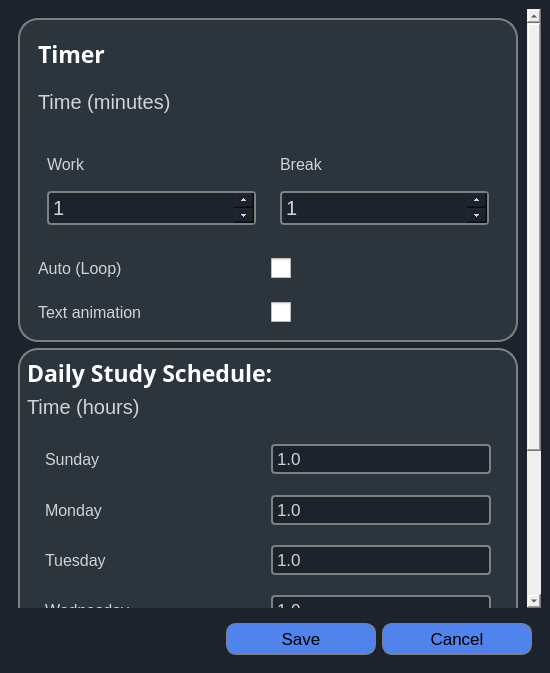
<?xml version="1.0" encoding="UTF-8"?>
<ui version="4.0">
 <class>MainWindow</class>
 <widget class="QMainWindow" name="MainWindow">
  <property name="geometry">
   <rect>
    <x>0</x>
    <y>0</y>
    <width>550</width>
    <height>673</height>
   </rect>
  </property>
  <property name="minimumSize">
   <size>
    <width>550</width>
    <height>600</height>
   </size>
  </property>
  <property name="maximumSize">
   <size>
    <width>23424</width>
    <height>23424</height>
   </size>
  </property>
  <property name="windowTitle">
   <string>MainWindow</string>
  </property>
  <widget class="QWidget" name="centralwidget">
   <property name="styleSheet">
    <string notr="true">*{
border:none;

}

#centralwidget{
background-color: rgb(29, 35, 44);
}

#scrollAreaWidgetContents{
background-color: rgb(29, 35, 44);
}

QLabel{
color: lightgrey
}

QSpinBox, QDoubleSpinBox{
background-color:rgb(29, 35, 44);
color: lightgrey;
border: 2px solid grey; /* Border color */
border-radius: 4px; /* Border radius */
padding: 2px;
}

QSpinBox::up-button, QSpinBox::down-button {
width: 20px; /* Width of the up and down buttons */
}

QCheckBox{
 spacing: 5px;
}

QCheckBox::indicator {
width: 20px;
height: 20px;
}


#timerContainer{
border: 2px solid grey;
border-radius : 20px;
background-color: rgb(44, 52, 60)
}

#DaysContainer{
border: 2px solid grey;
border-radius : 20px;
background-color: rgb(44, 52, 60)
}

#TimerLabel{
color : white
}

#DaysLabel{
color : white
}

#saveButton, #cancelButton{
background-color: rgb(80, 132, 236);
border: 1px solid grey;
border-radius: 10px;
padding: 5px
}
</string>
   </property>
   <layout class="QVBoxLayout" name="verticalLayout_7">
    <item>
     <widget class="QScrollArea" name="scrollArea">
      <property name="horizontalScrollBarPolicy">
       <enum>Qt::ScrollBarAlwaysOff</enum>
      </property>
      <property name="widgetResizable">
       <bool>true</bool>
      </property>
      <widget class="QWidget" name="scrollAreaWidgetContents">
       <property name="geometry">
        <rect>
         <x>0</x>
         <y>-260</y>
         <width>507</width>
         <height>843</height>
        </rect>
       </property>
       <layout class="QVBoxLayout" name="verticalLayout_2" stretch="0,0">
        <item>
         <widget class="QFrame" name="timerContainer">
          <property name="frameShape">
           <enum>QFrame::StyledPanel</enum>
          </property>
          <property name="frameShadow">
           <enum>QFrame::Raised</enum>
          </property>
          <layout class="QVBoxLayout" name="verticalLayout_6">
           <item>
            <widget class="QFrame" name="frame">
             <property name="frameShape">
              <enum>QFrame::StyledPanel</enum>
             </property>
             <property name="frameShadow">
              <enum>QFrame::Raised</enum>
             </property>
             <layout class="QVBoxLayout">
              <property name="spacing">
               <number>20</number>
              </property>
              <item>
               <widget class="QLabel" name="TimerLabel">
                <property name="maximumSize">
                 <size>
                  <width>16777215</width>
                  <height>40</height>
                 </size>
                </property>
                <property name="font">
                 <font>
                  <family>Segoe Print</family>
                  <pointsize>17</pointsize>
                  <weight>75</weight>
                  <bold>true</bold>
                 </font>
                </property>
                <property name="styleSheet">
                 <string notr="true"/>
                </property>
                <property name="text">
                 <string>Timer</string>
                </property>
               </widget>
              </item>
              <item>
               <widget class="QLabel" name="label_2">
                <property name="font">
                 <font>
                  <pointsize>15</pointsize>
                 </font>
                </property>
                <property name="text">
                 <string>Time (minutes)</string>
                </property>
               </widget>
              </item>
              <item>
               <widget class="QFrame" name="frame_2">
                <property name="minimumSize">
                 <size>
                  <width>0</width>
                  <height>100</height>
                 </size>
                </property>
                <property name="frameShape">
                 <enum>QFrame::StyledPanel</enum>
                </property>
                <property name="frameShadow">
                 <enum>QFrame::Raised</enum>
                </property>
                <layout class="QHBoxLayout" name="horizontalLayout">
                 <property name="leftMargin">
                  <number>0</number>
                 </property>
                 <property name="topMargin">
                  <number>0</number>
                 </property>
                 <property name="rightMargin">
                  <number>0</number>
                 </property>
                 <property name="bottomMargin">
                  <number>0</number>
                 </property>
                 <item>
                  <widget class="QFrame" name="frame_3">
                   <property name="frameShape">
                    <enum>QFrame::StyledPanel</enum>
                   </property>
                   <property name="frameShadow">
                    <enum>QFrame::Raised</enum>
                   </property>
                   <layout class="QVBoxLayout" name="verticalLayout_5">
                    <item>
                     <widget class="QLabel" name="label_3">
                      <property name="font">
                       <font>
                        <pointsize>12</pointsize>
                        <weight>50</weight>
                        <italic>false</italic>
                        <bold>false</bold>
                       </font>
                      </property>
                      <property name="text">
                       <string>Work</string>
                      </property>
                     </widget>
                    </item>
                    <item>
                     <widget class="QSpinBox" name="pomodoroSpinBox">
                      <property name="minimumSize">
                       <size>
                        <width>0</width>
                        <height>30</height>
                       </size>
                      </property>
                      <property name="font">
                       <font>
                        <pointsize>15</pointsize>
                       </font>
                      </property>
                      <property name="minimum">
                       <number>1</number>
                      </property>
                      <property name="maximum">
                       <number>999</number>
                      </property>
                     </widget>
                    </item>
                   </layout>
                  </widget>
                 </item>
                 <item>
                  <widget class="QFrame" name="frame_4">
                   <property name="frameShape">
                    <enum>QFrame::StyledPanel</enum>
                   </property>
                   <property name="frameShadow">
                    <enum>QFrame::Raised</enum>
                   </property>
                   <layout class="QVBoxLayout" name="verticalLayout_4">
                    <item>
                     <widget class="QLabel" name="label_4">
                      <property name="font">
                       <font>
                        <pointsize>12</pointsize>
                       </font>
                      </property>
                      <property name="text">
                       <string>Break</string>
                      </property>
                     </widget>
                    </item>
                    <item>
                     <widget class="QSpinBox" name="shortBreakSpinBox">
                      <property name="minimumSize">
                       <size>
                        <width>0</width>
                        <height>30</height>
                       </size>
                      </property>
                      <property name="font">
                       <font>
                        <pointsize>15</pointsize>
                       </font>
                      </property>
                      <property name="minimum">
                       <number>1</number>
                      </property>
                      <property name="maximum">
                       <number>999</number>
                      </property>
                     </widget>
                    </item>
                   </layout>
                  </widget>
                 </item>
                </layout>
               </widget>
              </item>
             </layout>
            </widget>
           </item>
           <item>
            <widget class="QFrame" name="frame_6">
             <property name="frameShape">
              <enum>QFrame::StyledPanel</enum>
             </property>
             <property name="frameShadow">
              <enum>QFrame::Raised</enum>
             </property>
             <layout class="QHBoxLayout" name="horizontalLayout_2">
              <item>
               <widget class="QLabel" name="label_6">
                <property name="font">
                 <font>
                  <pointsize>12</pointsize>
                 </font>
                </property>
                <property name="text">
                 <string>Auto (Loop)</string>
                </property>
               </widget>
              </item>
              <item>
               <widget class="QCheckBox" name="loopCheckBox">
                <property name="text">
                 <string/>
                </property>
               </widget>
              </item>
             </layout>
            </widget>
           </item>
           <item>
            <widget class="QFrame" name="frame_5">
             <property name="frameShape">
              <enum>QFrame::StyledPanel</enum>
             </property>
             <property name="frameShadow">
              <enum>QFrame::Raised</enum>
             </property>
             <layout class="QHBoxLayout" name="horizontalLayout_3">
              <item>
               <widget class="QLabel" name="label_5">
                <property name="font">
                 <font>
                  <pointsize>12</pointsize>
                 </font>
                </property>
                <property name="text">
                 <string>Text animation</string>
                </property>
               </widget>
              </item>
              <item>
               <widget class="QCheckBox" name="animationCheckBox">
                <property name="text">
                 <string/>
                </property>
               </widget>
              </item>
             </layout>
            </widget>
           </item>
          </layout>
         </widget>
        </item>
        <item>
         <widget class="QWidget" name="DaysContainer" native="true">
          <property name="minimumSize">
           <size>
            <width>0</width>
            <height>450</height>
           </size>
          </property>
          <property name="styleSheet">
           <string notr="true"/>
          </property>
          <layout class="QVBoxLayout" name="verticalLayout">
           <item>
            <widget class="QLabel" name="DaysLabel">
             <property name="font">
              <font>
               <family>Segoe Print</family>
               <pointsize>17</pointsize>
               <weight>75</weight>
               <bold>true</bold>
              </font>
             </property>
             <property name="text">
              <string>Daily Study Schedule:</string>
             </property>
            </widget>
           </item>
           <item>
            <widget class="QLabel" name="label">
             <property name="font">
              <font>
               <pointsize>15</pointsize>
              </font>
             </property>
             <property name="text">
              <string>Time (hours)</string>
             </property>
            </widget>
           </item>
           <item>
            <widget class="QFrame" name="frame_9">
             <property name="frameShape">
              <enum>QFrame::StyledPanel</enum>
             </property>
             <property name="frameShadow">
              <enum>QFrame::Raised</enum>
             </property>
             <layout class="QVBoxLayout" name="verticalLayout_9">
              <item>
               <widget class="QFrame" name="frame_11">
                <property name="minimumSize">
                 <size>
                  <width>0</width>
                  <height>50</height>
                 </size>
                </property>
                <property name="frameShape">
                 <enum>QFrame::StyledPanel</enum>
                </property>
                <property name="frameShadow">
                 <enum>QFrame::Raised</enum>
                </property>
                <layout class="QHBoxLayout" name="horizontalLayout_6">
                 <item>
                  <widget class="QLabel" name="label_10">
                   <property name="font">
                    <font>
                     <pointsize>12</pointsize>
                    </font>
                   </property>
                   <property name="text">
                    <string>Sunday</string>
                   </property>
                  </widget>
                 </item>
                 <item>
                  <widget class="QDoubleSpinBox" name="SunDoubleSpinBox">
                   <property name="minimumSize">
                    <size>
                     <width>0</width>
                     <height>30</height>
                    </size>
                   </property>
                   <property name="font">
                    <font>
                     <pointsize>13</pointsize>
                    </font>
                   </property>
                   <property name="buttonSymbols">
                    <enum>QAbstractSpinBox::NoButtons</enum>
                   </property>
                   <property name="decimals">
                    <number>1</number>
                   </property>
                   <property name="minimum">
                    <double>1.000000000000000</double>
                   </property>
                   <property name="maximum">
                    <double>24.000000000000000</double>
                   </property>
                   <property name="singleStep">
                    <double>0.500000000000000</double>
                   </property>
                  </widget>
                 </item>
                </layout>
               </widget>
              </item>
              <item>
               <widget class="QFrame" name="frame_17">
                <property name="minimumSize">
                 <size>
                  <width>0</width>
                  <height>50</height>
                 </size>
                </property>
                <property name="frameShape">
                 <enum>QFrame::StyledPanel</enum>
                </property>
                <property name="frameShadow">
                 <enum>QFrame::Raised</enum>
                </property>
                <layout class="QHBoxLayout" name="horizontalLayout_12">
                 <item>
                  <widget class="QLabel" name="label_16">
                   <property name="font">
                    <font>
                     <pointsize>12</pointsize>
                    </font>
                   </property>
                   <property name="text">
                    <string>Monday</string>
                   </property>
                  </widget>
                 </item>
                 <item>
                  <widget class="QDoubleSpinBox" name="MonDoubleSpinBox">
                   <property name="minimumSize">
                    <size>
                     <width>0</width>
                     <height>30</height>
                    </size>
                   </property>
                   <property name="font">
                    <font>
                     <pointsize>13</pointsize>
                    </font>
                   </property>
                   <property name="buttonSymbols">
                    <enum>QAbstractSpinBox::NoButtons</enum>
                   </property>
                   <property name="decimals">
                    <number>1</number>
                   </property>
                   <property name="minimum">
                    <double>1.000000000000000</double>
                   </property>
                   <property name="maximum">
                    <double>24.000000000000000</double>
                   </property>
                   <property name="singleStep">
                    <double>0.500000000000000</double>
                   </property>
                  </widget>
                 </item>
                </layout>
               </widget>
              </item>
              <item>
               <widget class="QFrame" name="frame_12">
                <property name="minimumSize">
                 <size>
                  <width>0</width>
                  <height>50</height>
                 </size>
                </property>
                <property name="frameShape">
                 <enum>QFrame::StyledPanel</enum>
                </property>
                <property name="frameShadow">
                 <enum>QFrame::Raised</enum>
                </property>
                <layout class="QHBoxLayout" name="horizontalLayout_7">
                 <item>
                  <widget class="QLabel" name="label_11">
                   <property name="font">
                    <font>
                     <pointsize>12</pointsize>
                    </font>
                   </property>
                   <property name="text">
                    <string>Tuesday</string>
                   </property>
                  </widget>
                 </item>
                 <item>
                  <widget class="QDoubleSpinBox" name="TueDoubleSpinBox">
                   <property name="minimumSize">
                    <size>
                     <width>0</width>
                     <height>30</height>
                    </size>
                   </property>
                   <property name="font">
                    <font>
                     <pointsize>13</pointsize>
                    </font>
                   </property>
                   <property name="buttonSymbols">
                    <enum>QAbstractSpinBox::NoButtons</enum>
                   </property>
                   <property name="decimals">
                    <number>1</number>
                   </property>
                   <property name="minimum">
                    <double>1.000000000000000</double>
                   </property>
                   <property name="maximum">
                    <double>24.000000000000000</double>
                   </property>
                   <property name="singleStep">
                    <double>0.500000000000000</double>
                   </property>
                  </widget>
                 </item>
                </layout>
               </widget>
              </item>
              <item>
               <widget class="QFrame" name="frame_16">
                <property name="minimumSize">
                 <size>
                  <width>0</width>
                  <height>50</height>
                 </size>
                </property>
                <property name="frameShape">
                 <enum>QFrame::StyledPanel</enum>
                </property>
                <property name="frameShadow">
                 <enum>QFrame::Raised</enum>
                </property>
                <layout class="QHBoxLayout" name="horizontalLayout_11">
                 <item>
                  <widget class="QLabel" name="label_15">
                   <property name="font">
                    <font>
                     <pointsize>12</pointsize>
                    </font>
                   </property>
                   <property name="text">
                    <string>Wednesday</string>
                   </property>
                  </widget>
                 </item>
                 <item>
                  <widget class="QDoubleSpinBox" name="WedDoubleSpinBox">
                   <property name="minimumSize">
                    <size>
                     <width>0</width>
                     <height>30</height>
                    </size>
                   </property>
                   <property name="font">
                    <font>
                     <pointsize>13</pointsize>
                    </font>
                   </property>
                   <property name="buttonSymbols">
                    <enum>QAbstractSpinBox::NoButtons</enum>
                   </property>
                   <property name="decimals">
                    <number>1</number>
                   </property>
                   <property name="minimum">
                    <double>1.000000000000000</double>
                   </property>
                   <property name="maximum">
                    <double>24.000000000000000</double>
                   </property>
                   <property name="singleStep">
                    <double>0.500000000000000</double>
                   </property>
                  </widget>
                 </item>
                </layout>
               </widget>
              </item>
              <item>
               <widget class="QFrame" name="frame_15">
                <property name="minimumSize">
                 <size>
                  <width>0</width>
                  <height>50</height>
                 </size>
                </property>
                <property name="frameShape">
                 <enum>QFrame::StyledPanel</enum>
                </property>
                <property name="frameShadow">
                 <enum>QFrame::Raised</enum>
                </property>
                <layout class="QHBoxLayout" name="horizontalLayout_10">
                 <item>
                  <widget class="QLabel" name="label_14">
                   <property name="font">
                    <font>
                     <pointsize>12</pointsize>
                    </font>
                   </property>
                   <property name="text">
                    <string>Thursday</string>
                   </property>
                  </widget>
                 </item>
                 <item>
                  <widget class="QDoubleSpinBox" name="ThuDoubleSpinBox">
                   <property name="minimumSize">
                    <size>
                     <width>0</width>
                     <height>30</height>
                    </size>
                   </property>
                   <property name="font">
                    <font>
                     <pointsize>13</pointsize>
                    </font>
                   </property>
                   <property name="buttonSymbols">
                    <enum>QAbstractSpinBox::NoButtons</enum>
                   </property>
                   <property name="decimals">
                    <number>1</number>
                   </property>
                   <property name="minimum">
                    <double>1.000000000000000</double>
                   </property>
                   <property name="maximum">
                    <double>24.000000000000000</double>
                   </property>
                   <property name="singleStep">
                    <double>0.500000000000000</double>
                   </property>
                  </widget>
                 </item>
                </layout>
               </widget>
              </item>
              <item>
               <widget class="QFrame" name="frame_18">
                <property name="minimumSize">
                 <size>
                  <width>0</width>
                  <height>50</height>
                 </size>
                </property>
                <property name="frameShape">
                 <enum>QFrame::StyledPanel</enum>
                </property>
                <property name="frameShadow">
                 <enum>QFrame::Raised</enum>
                </property>
                <layout class="QHBoxLayout" name="horizontalLayout_13">
                 <item>
                  <widget class="QLabel" name="label_17">
                   <property name="font">
                    <font>
                     <pointsize>12</pointsize>
                    </font>
                   </property>
                   <property name="text">
                    <string>Friday</string>
                   </property>
                  </widget>
                 </item>
                 <item>
                  <widget class="QDoubleSpinBox" name="FriDoubleSpinBox">
                   <property name="minimumSize">
                    <size>
                     <width>0</width>
                     <height>30</height>
                    </size>
                   </property>
                   <property name="font">
                    <font>
                     <pointsize>13</pointsize>
                    </font>
                   </property>
                   <property name="buttonSymbols">
                    <enum>QAbstractSpinBox::NoButtons</enum>
                   </property>
                   <property name="decimals">
                    <number>1</number>
                   </property>
                   <property name="minimum">
                    <double>1.000000000000000</double>
                   </property>
                   <property name="maximum">
                    <double>24.000000000000000</double>
                   </property>
                   <property name="singleStep">
                    <double>0.500000000000000</double>
                   </property>
                  </widget>
                 </item>
                </layout>
               </widget>
              </item>
              <item>
               <widget class="QFrame" name="frame_13">
                <property name="minimumSize">
                 <size>
                  <width>0</width>
                  <height>50</height>
                 </size>
                </property>
                <property name="frameShape">
                 <enum>QFrame::StyledPanel</enum>
                </property>
                <property name="frameShadow">
                 <enum>QFrame::Raised</enum>
                </property>
                <layout class="QHBoxLayout" name="horizontalLayout_8">
                 <item>
                  <widget class="QLabel" name="label_12">
                   <property name="font">
                    <font>
                     <pointsize>12</pointsize>
                    </font>
                   </property>
                   <property name="text">
                    <string>Saturday</string>
                   </property>
                  </widget>
                 </item>
                 <item>
                  <widget class="QDoubleSpinBox" name="SatDoubleSpinBox">
                   <property name="minimumSize">
                    <size>
                     <width>0</width>
                     <height>30</height>
                    </size>
                   </property>
                   <property name="font">
                    <font>
                     <pointsize>13</pointsize>
                    </font>
                   </property>
                   <property name="buttonSymbols">
                    <enum>QAbstractSpinBox::NoButtons</enum>
                   </property>
                   <property name="decimals">
                    <number>1</number>
                   </property>
                   <property name="minimum">
                    <double>1.000000000000000</double>
                   </property>
                   <property name="maximum">
                    <double>24.000000000000000</double>
                   </property>
                   <property name="singleStep">
                    <double>0.500000000000000</double>
                   </property>
                  </widget>
                 </item>
                </layout>
               </widget>
              </item>
             </layout>
            </widget>
           </item>
          </layout>
         </widget>
        </item>
       </layout>
      </widget>
     </widget>
    </item>
    <item>
     <widget class="QFrame" name="updateFrame">
      <property name="frameShape">
       <enum>QFrame::StyledPanel</enum>
      </property>
      <property name="frameShadow">
       <enum>QFrame::Raised</enum>
      </property>
      <layout class="QHBoxLayout" name="horizontalLayout_5" stretch="0,0,0">
       <item>
        <spacer name="horizontalSpacer">
         <property name="orientation">
          <enum>Qt::Horizontal</enum>
         </property>
         <property name="sizeHint" stdset="0">
          <size>
           <width>40</width>
           <height>20</height>
          </size>
         </property>
        </spacer>
       </item>
       <item>
        <widget class="QPushButton" name="saveButton">
         <property name="minimumSize">
          <size>
           <width>150</width>
           <height>0</height>
          </size>
         </property>
         <property name="font">
          <font>
           <pointsize>13</pointsize>
          </font>
         </property>
         <property name="text">
          <string>Save</string>
         </property>
        </widget>
       </item>
       <item>
        <widget class="QPushButton" name="cancelButton">
         <property name="minimumSize">
          <size>
           <width>150</width>
           <height>0</height>
          </size>
         </property>
         <property name="font">
          <font>
           <pointsize>13</pointsize>
          </font>
         </property>
         <property name="text">
          <string>Cancel</string>
         </property>
        </widget>
       </item>
      </layout>
     </widget>
    </item>
   </layout>
  </widget>
 </widget>
 <resources/>
 <connections/>
</ui>
